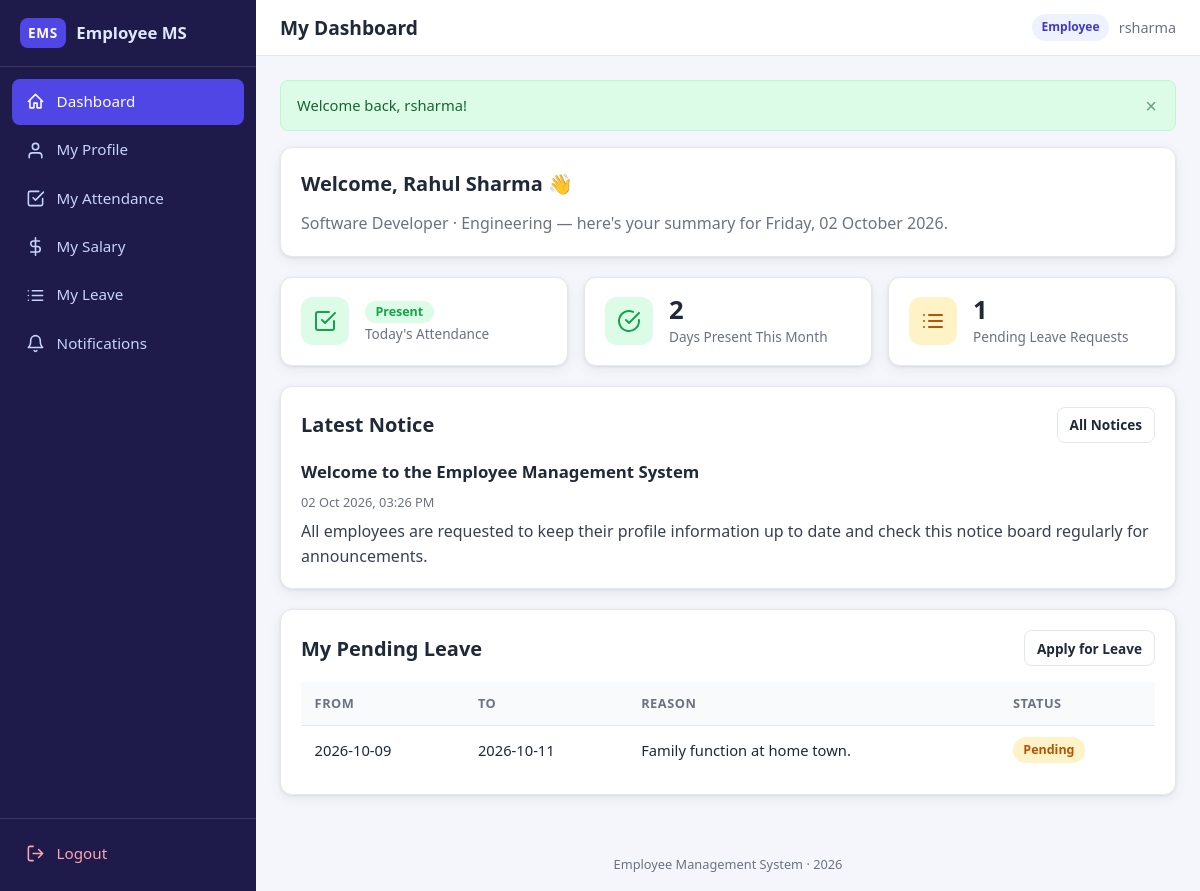
Page /employee/dashboard.php (signed in) on the committed database.
### tables this page shows
CREATE TABLE employee (
    emp_id     INT AUTO_INCREMENT PRIMARY KEY,
    name       VARCHAR(120) NOT NULL,
    email      VARCHAR(150) NOT NULL,
    contact    VARCHAR(30)  DEFAULT NULL,
    department VARCHAR(100) DEFAULT NULL,
    position   VARCHAR(100) DEFAULT NULL,
    user_id    INT NOT NULL UNIQUE,
    CONSTRAINT fk_employee_user FOREIGN KEY (user_id)
        REFERENCES users (user_id) ON DELETE CASCADE
);

CREATE TABLE notices (
    notice_id  INT AUTO_INCREMENT PRIMARY KEY,
    title      VARCHAR(200) NOT NULL,
    body       TEXT NOT NULL,
    created_at TIMESTAMP NOT NULL DEFAULT CURRENT_TIMESTAMP
);

CREATE TABLE leave_requests (
    leave_id  INT AUTO_INCREMENT PRIMARY KEY,
    emp_id    INT NOT NULL,
    from_date DATE NOT NULL,
    to_date   DATE NOT NULL,
    reason    TEXT NOT NULL,
    status    ENUM('Pending','Approved','Rejected') NOT NULL DEFAULT 'Pending',
    CONSTRAINT fk_leave_emp FOREIGN KEY (emp_id)
        REFERENCES employee (emp_id) ON DELETE CASCADE
);

### employee/dashboard.php (the view, shortened to what this page needs)
<?php
require_once dirname(__DIR__) . '/config.php';
$empId      = (int) ($_SESSION['emp_id'] ?? 0);
$stmt = $pdo->prepare('SELECT * FROM employee WHERE emp_id = ?');
$stmt->execute([$empId]);
$me = $stmt->fetch();
$todayStatus = null;
$stmt = $pdo->prepare('SELECT status FROM attendance WHERE emp_id = ? AND attendance_date = CURDATE()');
$stmt->execute([$empId]);
$row = $stmt->fetch();
if ($row) $todayStatus = $row['status'];
$latestNotice = $pdo->query('SELECT title, body, created_at FROM notices ORDER BY created_at DESC LIMIT 1')->fetch();
$stmt = $pdo->prepare(
    "SELECT from_date, to_date, reason, status FROM leave_requests
     WHERE emp_id = ? AND status = 'Pending' ORDER BY leave_id DESC LIMIT 3"
);
$stmt->execute([$empId]);
$pendingLeaves = $stmt->fetchAll();
$stmt = $pdo->prepare(
    "SELECT COUNT(*) FROM attendance WHERE emp_id = ? AND status = 'Present'
     AND DATE_FORMAT(attendance_date, '%Y-%m') = DATE_FORMAT(CURDATE(), '%Y-%m')"
);
$stmt->execute([$empId]);
$presentThisMonth = (int) $stmt->fetchColumn();
require dirname(__DIR__) . '/includes/header.php';
?>
<div class="card">
    <h2>Welcome, <?= e($me['name'] ?? ($_SESSION['username'] ?? '')) ?> 👋</h2>
    <p style="color:var(--text-muted)">
        <?= e($me['position'] ?? '') ?><?= $me && $me['department'] ? ' · ' . e($me['department']) : '' ?>
        — here's your summary for <?= e(date('l, d F Y')) ?>.
    </p>
</div>
<div class="stat-grid">
    <div class="stat-card">
        <div class="stat-icon <?= $todayStatus === 'Present' ? 'green' : ($todayStatus ? 'yellow' : 'blue') ?>">
            <svg viewBox="0 0 24 24" fill="none" stroke="currentColor" stroke-width="2" stroke-linecap="round" stroke-linejoin="round"><path d="M9 11l3 3L22 4M21 12v7a2 2 0 0 1-2 2H5a2 2 0 0 1-2-2V5a2 2 0 0 1 2-2h11"/></svg>
        </div>
        <div>
            <div class="stat-value" style="font-size:1.15rem">
                <?= $todayStatus ? status_badge($todayStatus) : 'Not marked' ?>
            </div>
            <div class="stat-label">Today's Attendance</div>
        </div>
    </div>
    <div class="stat-card">
        <div class="stat-icon green">
            <svg viewBox="0 0 24 24" fill="none" stroke="currentColor" stroke-width="2" stroke-linecap="round" stroke-linejoin="round"><path d="M22 11.08V12a10 10 0 1 1-5.93-9.14M22 4L12 14.01l-3-3"/></svg>
        </div>
        <div>
            <div class="stat-value"><?= $presentThisMonth ?></div>
            <div class="stat-label">Days Present This Month</div>
        </div>
    </div>
    <div class="stat-card">
        <div class="stat-icon yellow">
            <svg viewBox="0 0 24 24" fill="none" stroke="currentColor" stroke-width="2" stroke-linecap="round" stroke-linejoin="round"><path d="M8 6h13M8 12h13M8 18h13M3 6h.01M3 12h.01M3 18h.01"/></svg>
        </div>
        <div>
            <div class="stat-value"><?= count($pendingLeaves) ?></div>
            <div class="stat-label">Pending Leave Requests</div>
        </div>
    </div>
</div>
<div class="card">
    <div class="card-header">
        <h2>Latest Notice</h2>
        <a class="btn btn-secondary btn-sm" href="notifications.php">All Notices</a>
    </div>
    <?php if (!$latestNotice): ?>
        <p class="table-empty">No notices posted yet.</p>
    <?php else: ?>
        <h3><?= e($latestNotice['title']) ?></h3>
        <div class="notice-meta"><?= e(date('d M Y, h:i A', strtotime($latestNotice['created_at']))) ?></div>
        <div class="notice-body"><?= e($latestNotice['body']) ?></div>
    <?php endif; ?>
</div>
<div class="card">
    <div class="card-header">
        <h2>My Pending Leave</h2>
        <a class="btn btn-secondary btn-sm" href="leave.php">Apply for Leave</a>
    </div>
    <div class="table-wrap">
        <table>
            <thead><tr><th>From</th><th>To</th><th>Reason</th><th>Status</th></tr></thead>
            <tbody>
                <?php foreach ($pendingLeaves as $row): ?>
                    <tr>
                        <td><?= e($row['from_date']) ?></td>
                        <td><?= e($row['to_date']) ?></td>
                        <td style="white-space:normal; max-width:280px;"><?= e($row['reason']) ?></td>
                        <td><?= status_badge($row['status']) ?></td>
                    </tr>
                <?php endforeach; ?>
            </tbody>
        </table>
    </div>
</div>
<?php require dirname(__DIR__) . '/includes/footer.php'; ?>

### config.php (shortened to what this page needs)
<?php
function e(?string $value): string
{
    return htmlspecialchars((string) $value, ENT_QUOTES, 'UTF-8');
}
function status_badge(string $status): string
{
    return match ($status) {
        'Present', 'Approved' => '<span class="badge badge-green">'  . e($status) . '</span>',
        'Absent', 'Rejected'  => '<span class="badge badge-red">'    . e($status) . '</span>',
        default               => '<span class="badge badge-yellow">' . e($status) . '</span>',
    };
}

### assets/style.css (style rules this page uses)
:root { --primary: #4f46e5; --primary-dark: #4338ca; --primary-light: #eef2ff; --sidebar-bg: #1e1b4b; --sidebar-hover: #312e81; --bg: #f4f6fb; --card-bg: #ffffff; --text: #1f2937; --text-muted: #6b7280; --border: #e5e7eb; --green: #16a34a; --green-bg: #dcfce7; --red: #dc2626; --red-bg: #fee2e2; --yellow: #b45309; --yellow-bg: #fef3c7; --blue: #2563eb; --blue-bg: #dbeafe; --radius: 12px; --shadow: 0 1px 3px rgba(15, 23, 42, 0.08), 0 4px 14px rgba(15, 23, 42, 0.06); --sidebar-w: 256px; }
* { margin: 0; padding: 0; box-sizing: border-box; }
html { -webkit-text-size-adjust: 100%; }
body { font-family: "Segoe UI", system-ui, -apple-system, Roboto, "Helvetica Neue", Arial, sans-serif; background: var(--bg); color: var(--text); line-height: 1.55; min-height: 100vh; }
a { color: var(--primary); text-decoration: none; }
h2 { font-size: 1.25rem; margin-bottom: 0.75rem; }
h3 { font-size: 1.05rem; margin-bottom: 0.5rem; }
.card { background: var(--card-bg); border: 1px solid var(--border); border-radius: var(--radius); box-shadow: var(--shadow); padding: 1.25rem; margin-bottom: 1.25rem; }
.card-header { display: flex; align-items: center; justify-content: space-between; flex-wrap: wrap; gap: 0.75rem; margin-bottom: 1rem; }
.card-header h2 { margin-bottom: 0; }
.stat-grid { display: grid; grid-template-columns: repeat(auto-fit, minmax(220px, 1fr)); gap: 1rem; margin-bottom: 1.25rem; }
.stat-card { background: var(--card-bg); border: 1px solid var(--border); border-radius: var(--radius); box-shadow: var(--shadow); padding: 1.1rem 1.25rem; display: flex; align-items: center; gap: 1rem; }
.stat-icon { width: 48px; height: 48px; border-radius: 12px; display: flex; align-items: center; justify-content: center; flex-shrink: 0; }
.stat-icon svg { width: 24px; height: 24px; }
.stat-icon.green { background: var(--green-bg); color: var(--green); }
.stat-icon.yellow { background: var(--yellow-bg); color: var(--yellow); }
.stat-value { font-size: 1.6rem; font-weight: 700; line-height: 1.2; }
.stat-label { color: var(--text-muted); font-size: 0.85rem; }
.table-wrap { overflow-x: auto; -webkit-overflow-scrolling: touch; }
table { width: 100%; border-collapse: collapse; font-size: 0.92rem; min-width: 560px; }
th, td { text-align: left; padding: 0.7rem 0.85rem; border-bottom: 1px solid var(--border); white-space: nowrap; }
th { background: #f9fafb; color: var(--text-muted); font-weight: 600; font-size: 0.8rem; text-transform: uppercase; letter-spacing: 0.04em; }
tbody tr:last-child td { border-bottom: none; }
.badge { display: inline-block; padding: 0.22rem 0.65rem; border-radius: 999px; font-size: 0.78rem; font-weight: 600; }
.badge-green { background: var(--green-bg); color: var(--green); }
.badge-yellow { background: var(--yellow-bg); color: var(--yellow); }
.btn { display: inline-flex; align-items: center; justify-content: center; gap: 0.4rem; min-height: 44px; padding: 0.55rem 1.1rem; border: 1px solid transparent; border-radius: 8px; font-size: 0.92rem; font-weight: 600; font-family: inherit; cursor: pointer; transition: background 0.15s ease, border-color 0.15s ease; }
.btn-secondary { background: #fff; color: var(--text); border-color: var(--border); }
.btn-sm { min-height: 36px; padding: 0.35rem 0.75rem; font-size: 0.85rem; }
.notice-meta { color: var(--text-muted); font-size: 0.8rem; margin-bottom: 0.4rem; }
.notice-body { white-space: pre-line; color: #374151; }

### rows in the picture
employee: name "Rahul Sharma", position "Software Developer", department "Engineering"
notices: title "Welcome to the Employee Management System", created_at "02 Oct 2026, 03:26 PM", body "All employees are requested to keep their profile information up to date and check this notice board regularly for announcements."
leave_requests: from_date "2026-10-09", to_date "2026-10-11", reason "Family function at home town.", status "Pending"

### other values in the picture
$label "Dashboard"
$label "My Profile"
$label "My Attendance"
$label "My Salary"
$label "My Leave"
$label "Notifications"
$page_title "My Dashboard"
$role "Employee"
$_SESSION['username'] "rsharma"
$flash['message'] "Welcome back, rsharma!"
$presentThisMonth "2"
count($pendingLeaves) "1"
